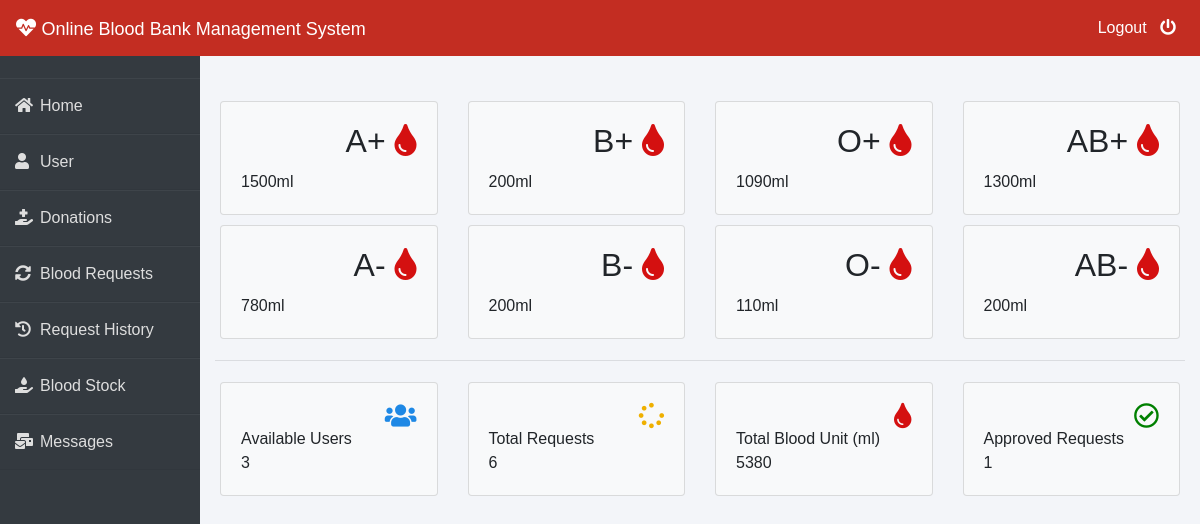
Page /admin-dashboard (signed in) on the committed database.
### blood/models.py (models this page shows, shortened)
class Stock(models.Model):
    bloodgroup=models.CharField(max_length=10)
    unit=models.PositiveIntegerField(default=0)

### blood/views.py (the view)
# urls.py: path('admin-dashboard', views.admin_dashboard_view,name='admin-dashboard'),
@login_required(login_url='adminlogin')
def admin_dashboard_view(request):
    totalunit = models.Stock.objects.aggregate(Sum('unit'))
    dict = {
        'A1': models.Stock.objects.filter(bloodgroup="A+").order_by('-unit').first(),
        'A2': models.Stock.objects.filter(bloodgroup="A-").order_by('-unit').first(),
        'B1': models.Stock.objects.filter(bloodgroup="B+").order_by('-unit').first(),
        'B2': models.Stock.objects.filter(bloodgroup="B-").order_by('-unit').first(),
        'AB1': models.Stock.objects.filter(bloodgroup="AB+").order_by('-unit').first(),
        'AB2': models.Stock.objects.filter(bloodgroup="AB-").order_by('-unit').first(),
        'O1': models.Stock.objects.filter(bloodgroup="O+").order_by('-unit').first(),
        'O2': models.Stock.objects.filter(bloodgroup="O-").order_by('-unit').first(),
        'totaldonors': dmodels.Donor.objects.all().count(),
        'totalbloodunit': totalunit['unit__sum'],
        'totalrequest': models.BloodRequest.objects.all().count(),
        'totalapprovedrequest': models.BloodRequest.objects.filter(status='Approved').count()
    }
    return render(request, 'blood/admin_dashboard.html', context=dict)

### templates/blood/admin_dashboard.html (shortened to what this page needs)
{% extends 'blood/adminbase.html' %}
{% block content %}
<br><br>
<div class="container">
    <div class="row">
        <div class="col-sm-3">
          <div class="card bg-light">
            <div class="card-body">
                <div class="blood">
                    <h2>A+ <i class="fas fa-tint" ></i></h2>
                </div><br><br>
                <div>
                    {{A1.unit}}ml
                </div>
            </div>
          </div>
        </div>
        <div class="col-sm-3">
            <div class="card bg-light">
                <div class="card-body">
                    <div class="blood">
                        <h2>B+ <i class="fas fa-tint"></i></h2>
                    </div><br><br>
                    <div>
                      {{B1.unit}}ml
                    </div>
                </div>
              </div>
        </div>
        <div class="col-sm-3">
            <div class="card bg-light">
                <div class="card-body">
                    <div class="blood">
                        <h2>O+ <i class="fas fa-tint"></i></h2>
                    </div><br><br>
                    <div>
                      {{O1.unit}}ml
                    </div>
                </div>
              </div>
          </div>
          <div class="col-sm-3">
            <div class="card bg-light">
                <div class="card-body">
                    <div class="blood">
                        <h2>AB+ <i class="fas fa-tint"></i></h2>
                    </div><br><br>
                    <div>
                      {{AB1.unit}}ml
                    </div>
                </div>
              </div>
          </div>
      </div>
      <div class="row">
        <div class="col-sm-3">
          <div class="card bg-light">
            <div class="card-body">
                <div class="blood">
                    <h2>A- <i class="fas fa-tint"></i></h2>
                </div><br><br>
                <div>
                  {{A2.unit}}ml
                </div>
            </div>
          </div>
        </div>
        <div class="col-sm-3">
            <div class="card bg-light">
                <div class="card-body">
                    <div class="blood">
                        <h2>B- <i class="fas fa-tint"></i></h2>
                    </div><br><br>
                    <div>
                      {{B2.unit}}ml
                    </div>
                </div>
              </div>
        </div>
        <div class="col-sm-3">
            <div class="card bg-light">
                <div class="card-body">
                    <div class="blood">
                        <h2>O- <i class="fas fa-tint"></i></h2>
                    </div><br><br>
                    <div>
                      {{O2.unit}}ml
                    </div>
                </div>
              </div>
          </div>
          <div class="col-sm-3">
            <div class="card bg-light">
                <div class="card-body">
                    <div class="blood">
                        <h2>AB- <i class="fas fa-tint"></i></h2>
                    </div><br><br>
                    <div>
                      {{AB2.unit}}ml
                    </div>
                </div>
              </div>
          </div>
      </div>
<hr>
    <div class="row">
      <div class="col-sm-3">
        <div class="card bg-light">
          <div class="card-body">
              <div class="blood">
                  <i class="fas fa-users" style="color: #1e88e5;"></i>
              </div><br>
              <div>
                  Available Users <br>
                  {{totaldonors}}
              </div>
          </div>
        </div>
      </div>
      <div class="col-sm-3">
          <div class="card bg-light">
              <div class="card-body">
                  <div class="blood">
                      <i class="fas fa-spinner" style="color:#efb000;"></i>
                  </div><br>
                  <div>
                      Total Requests <br>
                     {{totalrequest}}
                  </div>
              </div>
            </div>
      </div>
        <div class="col-sm-3">
          <div class="card bg-light">
              <div class="card-body">
                  <div class="blood">
                      <i class="fas fa-tint xyz" style="color:#d41010;"></i>
                  </div><br>
                  <div>
                      Total Blood Unit (ml) <br>
                      {{totalbloodunit}}
                  </div>
              </div>
            </div>
        </div>
        <div class="col-sm-3">
            <div class="card bg-light">
                <div class="card-body">
                    <div class="blood">
                        <i class="far fa-check-circle" style="color:green;"></i>
                    </div><br>
                    <div>
                        Approved Requests <br>
                        {{totalapprovedrequest}}
                    </div>
                </div>
              </div>
          </div>
    </div>
</div>
{% endblock content %}

### templates/blood/adminbase.html (style rules this page uses)
.row { padding: 5px; }
.fa-tint { color: #d41010 }
.blood { float: right; }
.fa-users { color: blue; font-size: 3ex; }
.fa-spinner { color: blue; font-size: 3ex; }
.fa-check-circle { color: blue; font-size: 3ex; }
.xyz { color: blue; font-size: 3ex; }
* { margin: 0; padding: 0; box-sizing: border-box; list-style: none; text-decoration: none; font-family: 'Josefin Sans', sans-serif; }
body { background-color: #f3f5f9; }

### rows in the picture
Stock: unit "1500"
Stock: unit "200"
Stock: unit "1090"
Stock: unit "1300"
Stock: unit "780"
Stock: unit "200"
Stock: unit "110"
Stock: unit "200"

### other values in the picture
{{ totaldonors }} "3"
{{ totalrequest }} "6"
{{ totalbloodunit }} "5380"
{{ totalapprovedrequest }} "1"
